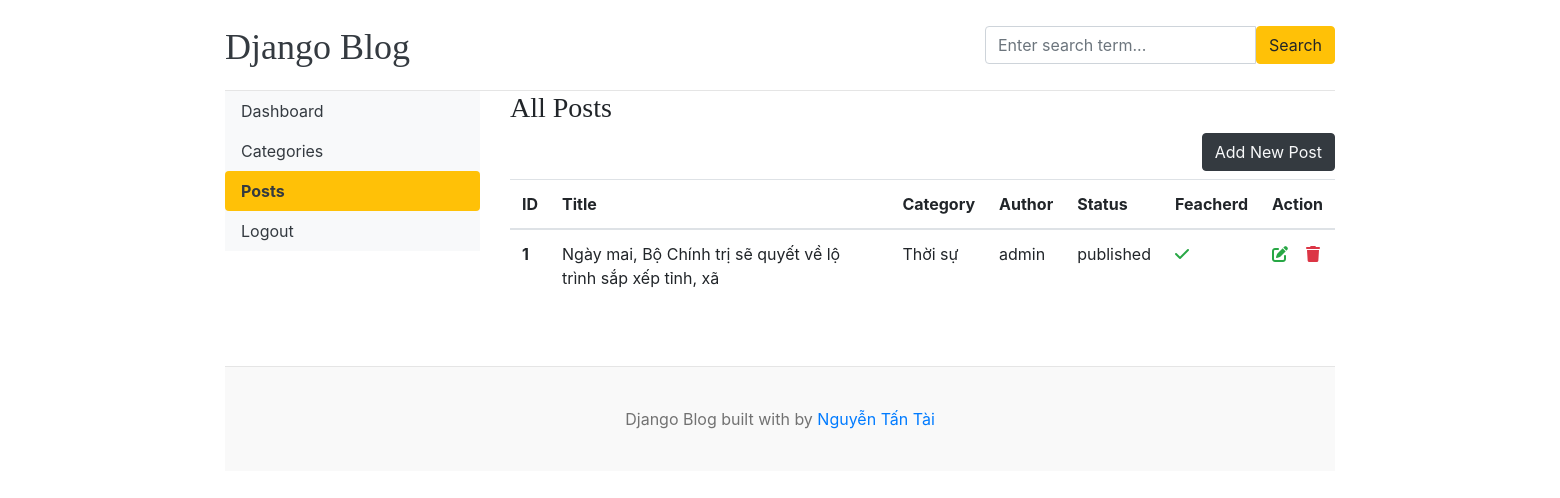
Before: /dashboard/posts/ with the older database file.
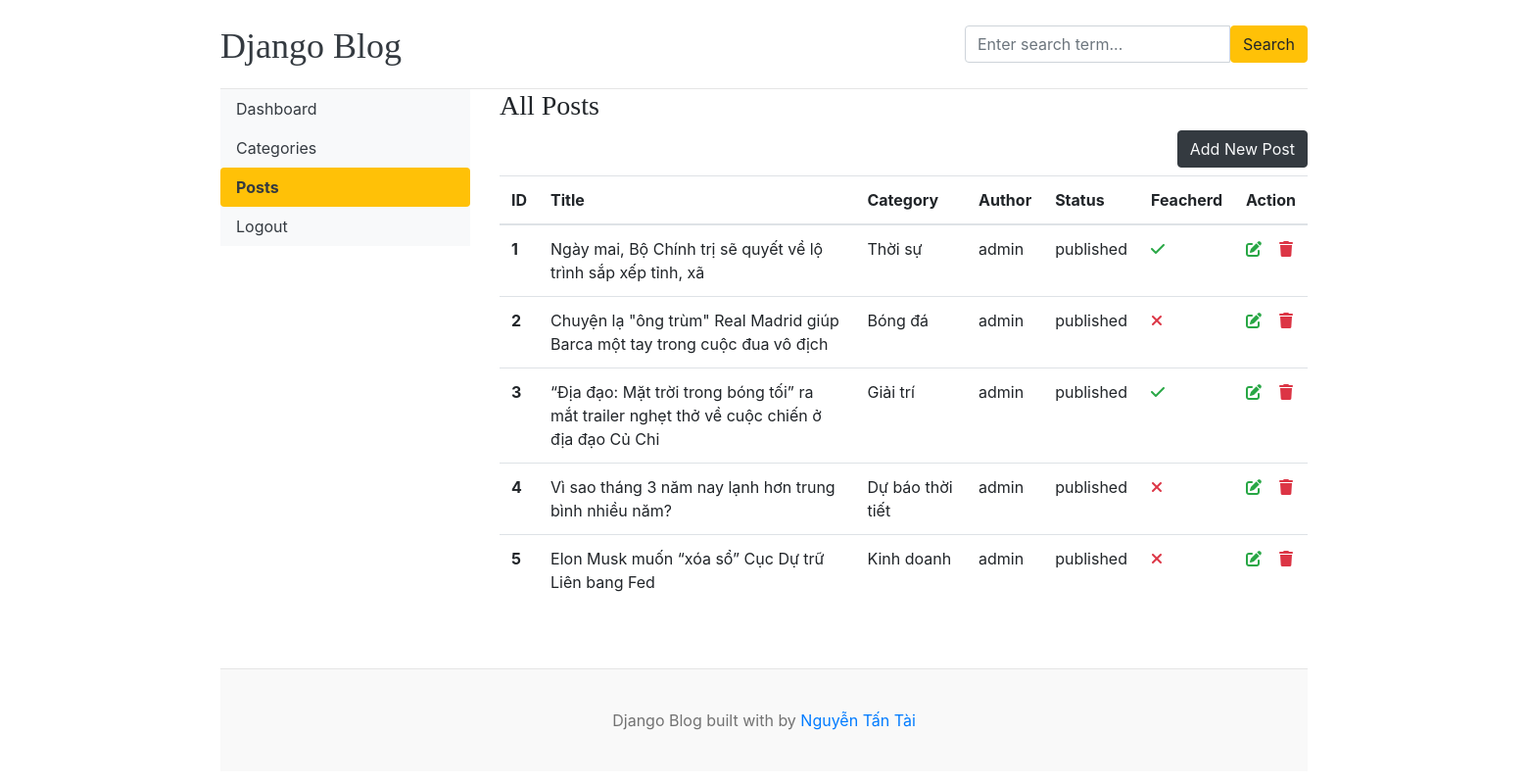
After: the same page with the newer database file.
### blogs/models.py (models this page shows, shortened)
class Blogs(models.Model):
    title = models.CharField(max_length=100, unique=True)
    slug = models.SlugField(unique=True, blank=True)
    category = models.ForeignKey(Category, on_delete=models.CASCADE)
    author = models.ForeignKey(User, on_delete=models.CASCADE)
    blog_image = models.ImageField(upload_to="uploads/%y/%m/%d")
    short_description = models.TextField(max_length=2000)
    blog_body = models.TextField(max_length=3000)
    status = models.CharField(max_length=100, choices=STATUS_CHOICES, default="draft")
    is_feacherd = models.BooleanField(default=False)
    created_at = models.DateTimeField(auto_now_add=True)
    updated_at = models.DateTimeField(auto_now=True)
    class Meta:
        verbose_name_plural = "blogs"

class Category(models.Model):
    category_name = models.CharField(max_length=50, unique=True)
    created_at = models.DateTimeField(auto_now_add=True)
    updated_at = models.DateTimeField(auto_now=True)
    class Meta:
        verbose_name_plural = "Categories"
    def __str__(self):
        return self.category_name

### dashboard/views.py (the view)
# urls.py: path('posts/', views.posts, name="posts"),
def posts(request):
    posts = Blogs.objects.all()
    context = {
        'posts': posts
    }
    return render(request, "dashboard/posts.html", context)

### blogs/context_processors.py (called while the page is built)
def get_categories(request):
    categories = Category.objects.all()
    return dict(categories=categories)

### templates/dashboard/posts.html (shortened to what this page needs)
{% extends '../base/base.html' %}
{% block content %}
<div class="row">
    {% include './leftsidebar.html' %}
    <div class="col-md-9">
        <h3>All Posts</h3>
        <a href="{% url 'add_posts' %}" class="btn btn-dark text-light float-right mb-2">Add New Post</a>
        <table class="table table-hover">
            <thead>
                <tr>
                    <th>ID</th>
                    <th>Title</th>
                    <th>Category</th>
                    <th>Author</th>
                    <th>Status</th>
                    <th>Feacherd</th>
                    <th>Action</th>
                </tr>
            </thead>
            <tbody>
                {% for post in posts %}
                <tr>
                    <th>{{ forloop.counter }}</th>
                    <td>{{ post.title }}</td>
                    <td>{{ post.category }}</td>
                    <td>{{ post.author }}</td>
                    <td>{{ post.status }}</td>
                    <td>
                        {% if post.is_feacherd %}
                        <i class="fas fa-check text-success"></i>
                        {% else %}
                        <i class="fas fa-times text-danger"></i>
                        {% endif %}
                    </td>
                    <td>
                        <a href="{% url 'edit_posts' post.id %}"><i class="fas fa-edit text-success"></i></a>
                        <a href="{% url 'delete_posts' post.id %}"><i class="fas fa-trash text-danger"></i></a>
                    </td>
                </tr>
                {% endfor %}
            </tbody>
        </table>
    </div>
</div>
{% endblock %}

Changed rows visible on the page:
added Blogs: title "Chuyện lạ \"ông trùm\" Real Madrid giúp Barca một tay trong cuộc đua vô địch", category "Bóng đá", author "admin", status "published", is_feacherd False (drawn)
added Blogs: title "“Địa đạo: Mặt trời trong bóng tối” ra mắt trailer nghẹt thở về cuộc chiến ở địa đạo Củ Chi", category "Giải trí", author "admin", status "published", is_feacherd True (drawn)
added Blogs: title "Vì sao tháng 3 năm nay lạnh hơn trung bình nhiều năm?", category "Dự báo thời tiết", author "admin", status "published", is_feacherd False (drawn)
added Blogs: title "Elon Musk muốn “xóa sổ” Cục Dự trữ Liên bang Fed", category "Kinh doanh", author "admin", status "published", is_feacherd False (drawn)
